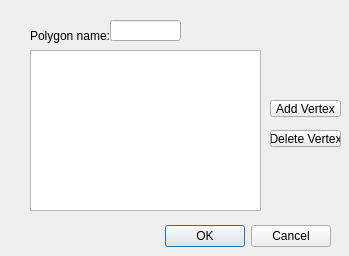
<?xml version="1.0" encoding="UTF-8"?>
<ui version="4.0">
 <class>Dialog</class>
 <widget class="QDialog" name="Dialog">
  <property name="geometry">
   <rect>
    <x>0</x>
    <y>0</y>
    <width>349</width>
    <height>256</height>
   </rect>
  </property>
  <property name="windowTitle">
   <string>CreatePolygon</string>
  </property>
  <widget class="QPushButton" name="AddVertex">
   <property name="geometry">
    <rect>
     <x>270</x>
     <y>100</y>
     <width>71</width>
     <height>17</height>
    </rect>
   </property>
   <property name="text">
    <string>Add Vertex</string>
   </property>
  </widget>
  <widget class="QLineEdit" name="lineEdit_polygonName">
   <property name="geometry">
    <rect>
     <x>110</x>
     <y>20</y>
     <width>71</width>
     <height>21</height>
    </rect>
   </property>
  </widget>
  <widget class="QPushButton" name="DeleteVertex">
   <property name="geometry">
    <rect>
     <x>270</x>
     <y>130</y>
     <width>71</width>
     <height>17</height>
    </rect>
   </property>
   <property name="text">
    <string>Delete Vertex</string>
   </property>
  </widget>
  <widget class="QDialogButtonBox" name="buttonBox_2">
   <property name="geometry">
    <rect>
     <x>-180</x>
     <y>220</y>
     <width>511</width>
     <height>32</height>
    </rect>
   </property>
   <property name="orientation">
    <enum>Qt::Horizontal</enum>
   </property>
   <property name="standardButtons">
    <set>QDialogButtonBox::Cancel|QDialogButtonBox::Ok</set>
   </property>
  </widget>
  <widget class="QLabel" name="label_6">
   <property name="geometry">
    <rect>
     <x>30</x>
     <y>10</y>
     <width>81</width>
     <height>51</height>
    </rect>
   </property>
   <property name="text">
    <string>Polygon name:</string>
   </property>
  </widget>
  <widget class="QTableWidget" name="tableWidget_vertices">
   <property name="geometry">
    <rect>
     <x>30</x>
     <y>50</y>
     <width>231</width>
     <height>161</height>
    </rect>
   </property>
  </widget>
 </widget>
 <resources/>
 <connections/>
</ui>
